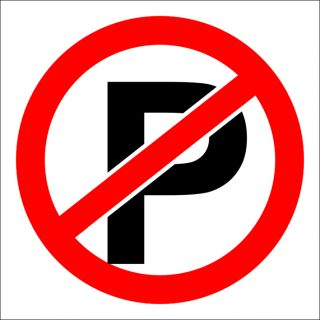
#> input picture Test/NP3.jpg, 320 x 320 px; its folder holds only this picture in this run
$ python sign_recog.py --dataset Test --test Test/NP3.jpg   (older library calls are emulated)
#> lines starting #> are read from the running program, lines starting #| are printed output that depends on the picture
#> further down, image is the input picture: shape (320, 320, 3); mean B, G, R 153.5, 153.7, 224.7
# USAGE
# python rec_sign.py --dataset Train --test Test --forest 1

# import the necessary packages
from __future__ import print_function
#from sklearn.cross_validation import train_test_split
from sklearn.model_selection import  train_test_split
from sklearn.metrics import classification_report
from sklearn.ensemble import RandomForestClassifier
from sklearn.tree import DecisionTreeClassifier
from imutils import paths
import numpy as np
import argparse
import mahotas
import cv2
import pickle as cPickle

def describe(image):
	# extract the mean and standard deviation from each channel of the image
	# in the HSV color space
	image = cv2.resize(image,(500,500))
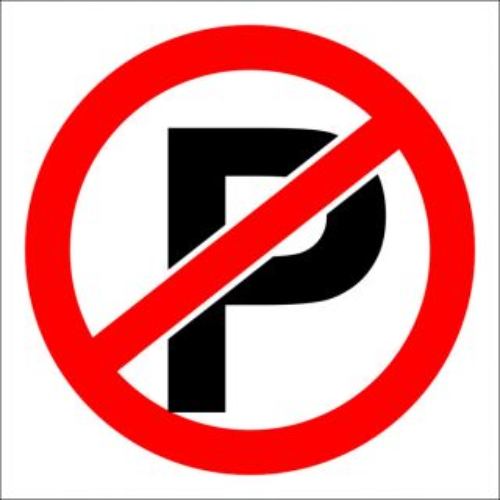
#> image: shape (500, 500, 3); mean of channels 0, 1, 2 153.4, 153.7, 224.7; drawn as B, G, R
	(means, stds) = cv2.meanStdDev(cv2.cvtColor(image, cv2.COLOR_BGR2HSV))
#> means = [20.51, 77.45, 225]; stds = [48.7, 113.6, 76.27]
	colorStats = np.concatenate([means, stds]).flatten()
#> colorStats = [20.51, 77.45, 225, 48.7, 113.6, 76.27]

	# extract Haralick texture features
	gray = cv2.cvtColor(image, cv2.COLOR_BGR2GRAY)
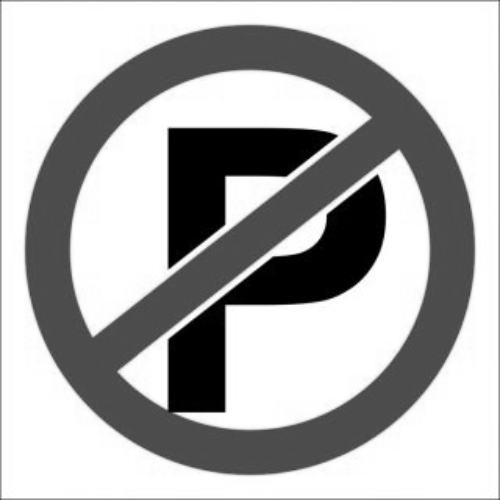
#> gray: shape (500, 500); min 0, max 255, mean 174.9
#> (the run stopped early here; a loop or call above may not have finished)

$ run again, on Test/STOP17.png
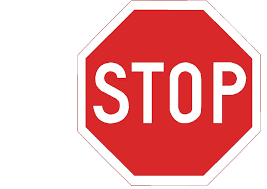
#> input picture Test/STOP17.png, 267 x 189 px
#> image is the input picture: shape (189, 267, 3); mean B, G, R 173.4, 172.7, 239.3
#> in describe, `image = cv2.resize(image,(500,500))`:
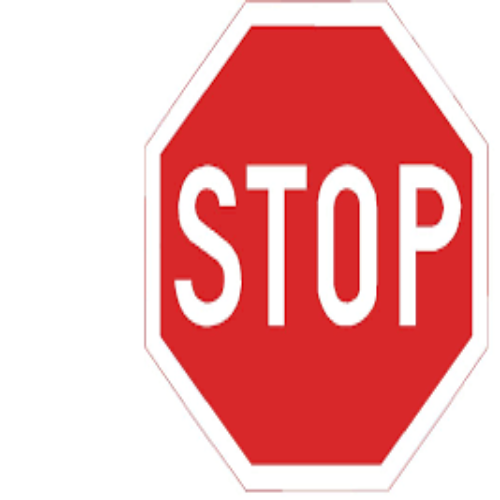
#> image: shape (500, 500, 3); mean of channels 0, 1, 2 173.3, 172.6, 239.3; drawn as B, G, R
#> means = [15.81, 79, 239.4]; stds = [44.76, 99.17, 18.75]
#> colorStats = [15.81, 79, 239.4, 44.76, 99.17, 18.75]
#> in describe, `gray = cv2.cvtColor(image, cv2.COLOR_BGR2GRAY)`:
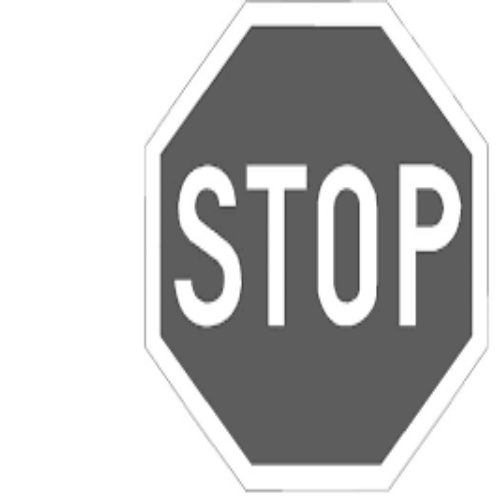
#> gray: shape (500, 500); min 63, max 255, mean 192.7

$ run again, on Test/left.jpg
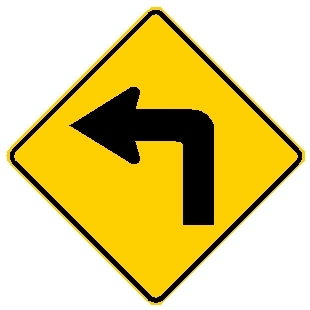
#> input picture Test/left.jpg, 310 x 310 px
#> image is the input picture: shape (310, 310, 3); mean B, G, R 132.6, 206.3, 223.2
#> in describe, `image = cv2.resize(image,(500,500))`:
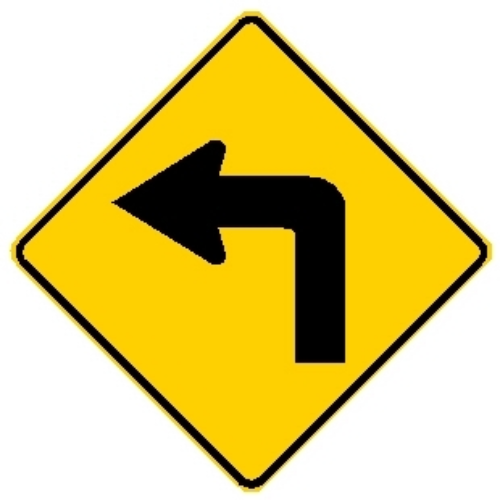
#> image: shape (500, 500, 3); mean of channels 0, 1, 2 132.6, 206.3, 223.1; drawn as B, G, R
#> means = [12.66, 105.5, 223.2]; stds = [17.44, 121, 80.01]
#> colorStats = [12.66, 105.5, 223.2, 17.44, 121, 80.01]
#> in describe, `gray = cv2.cvtColor(image, cv2.COLOR_BGR2GRAY)`:
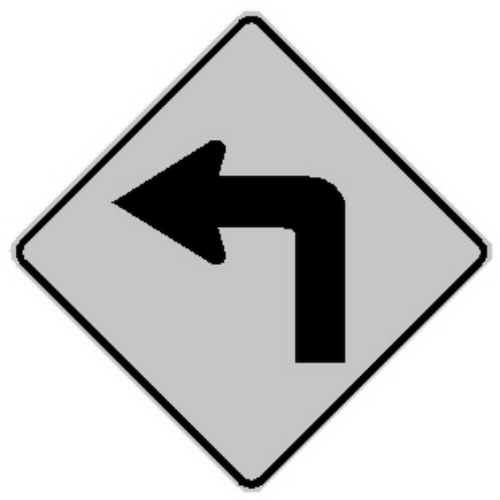
#> gray: shape (500, 500); min 0, max 255, mean 202.9
